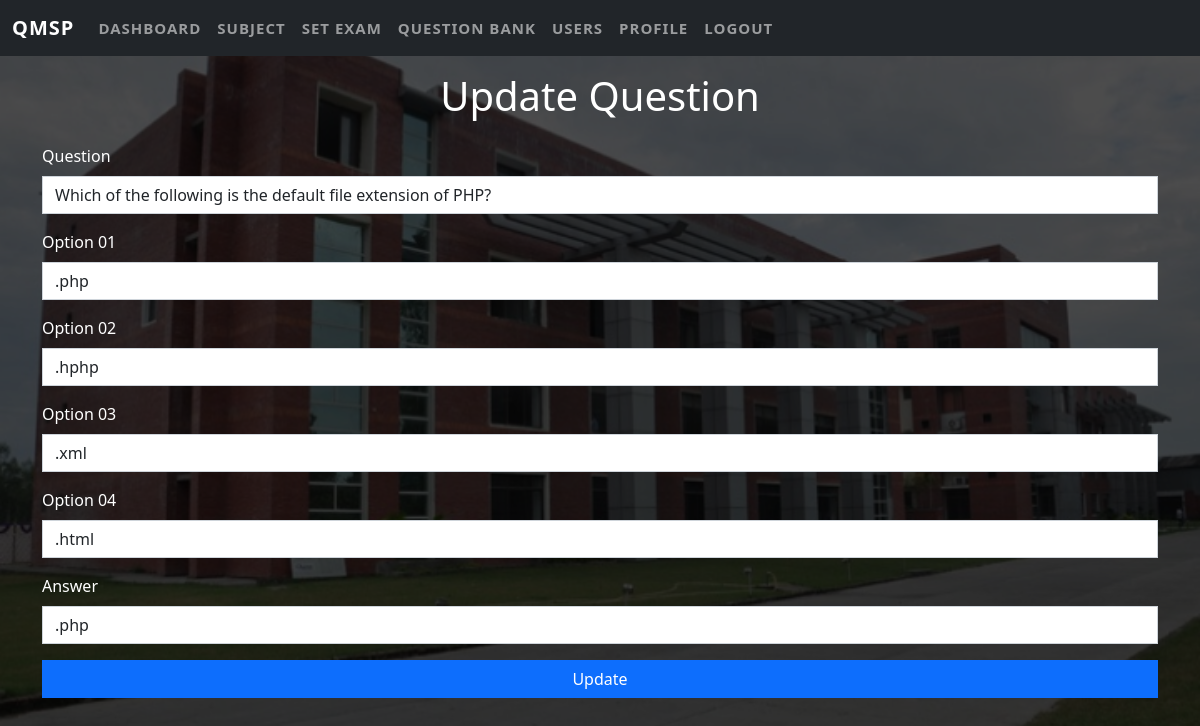
Screenshot of /updateQuestion.php?id=20 (signed in) with the database file from the repository.
### tables this page shows
CREATE TABLE `questionbank` (
  `id` int(11) NOT NULL,
  `sub_id` varchar(255) NOT NULL,
  `status` varchar(255) NOT NULL,
  `question` text NOT NULL,
  `option01` varchar(255) NOT NULL,
  `option02` varchar(255) NOT NULL,
  `option03` varchar(255) NOT NULL,
  `option04` varchar(255) NOT NULL,
  `answer` varchar(255) NOT NULL,
  `author` varchar(255) NOT NULL
);

### DB/questionDB.php (called while the page is built, shortened)
<?php
class Question
{
    private $db;
    function __construct($conn)
    {
        $this->db = $conn;
    }
    public function showQuestion($id)
    {
        try {
            $sql = "SELECT * FROM questionbank WHERE id=:id";
            $stmt = $this->db->prepare($sql);
            $stmt->bindparam(':id', $id);
            $stmt->execute();
            $result = $stmt->fetch();
            return $result;
        } catch (PDOException $th) {
            echo $th->getMessage();
        }
    }
}

### updateQuestion.php (the view, shortened to what this page needs)
<?php
require_once "include/header.php";
?>
<?php include "nav.php"; ?>
<?php
require_once "DB/dbconnection.php";
require_once "DB/questionDB.php";
$id = $_GET['id'];
$update = new Question($pdo);
$result = $update->showQuestion($id);
?>
<div class="container">
    <h1 class="text-center">Update Question</h1>
    <div class="row">
        <form action="DAO/updateQuestionDao.php" method="POST">
            <div class="mb-3">
                <label class="form-label" for="question">Question</label>
                <input class="form-control" type="text" name="question" id="question" value="<?php echo $result['question'] ?>">
            </div>
            <div class="mb-3">
                <label class="form-label" for="option01">Option 01</label>
                <input class="form-control" type="text" name="option01" id="option01" value="<?php echo $result['option01'] ?>">
            </div>
            <div class="mb-3">
                <label class="form-label" for="option02">Option 02</label>
                <input class="form-control" type="text" name="option02" id="option02" value="<?php echo $result['option02'] ?>">
            </div>
            <div class="mb-3">
                <label class="form-label" for="option03">Option 03</label>
                <input class="form-control" type="text" name="option03" id="option03" value="<?php echo $result['option03'] ?>">
            </div>
            <div class="mb-3">
                <label class="form-label" for="option04">Option 04</label>
                <input class="form-control" type="text" name="option04" id="option04" value="<?php echo $result['option04'] ?>">
            </div>
            <div class="mb-3">
                <label class="form-label" for="answer">Answer</label>
                <input class="form-control" type="text" name="answer" id="answer" value="<?php echo $result['answer'] ?>">
            </div>
            <div class="mb-3">
                <input class="btn btn-primary form-control" type="submit" name="submit" id="submit" value="Update">
            </div>
        </form>
    </div>
</div>
<?php require_once "include/footer.php"; ?>

### include/header.php (style rules this page uses)
html, body { height: 100%; }
body { background-image: url('include/bg_qu.png'); background-repeat: no-repeat; background-size: 100%; background-attachment: fixed; }
.form-control, .form-select { border-radius: 0px; }

### rows the page displays
questionbank: question "Which of the following is the default file extension of PHP?", option01 ".php", option02 ".hphp", option03 ".xml", option04 ".html", answer ".php"
